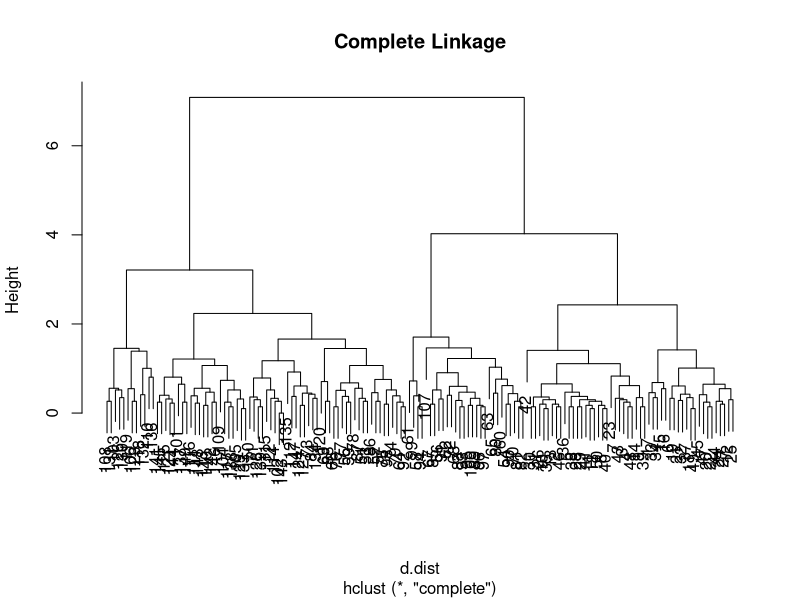
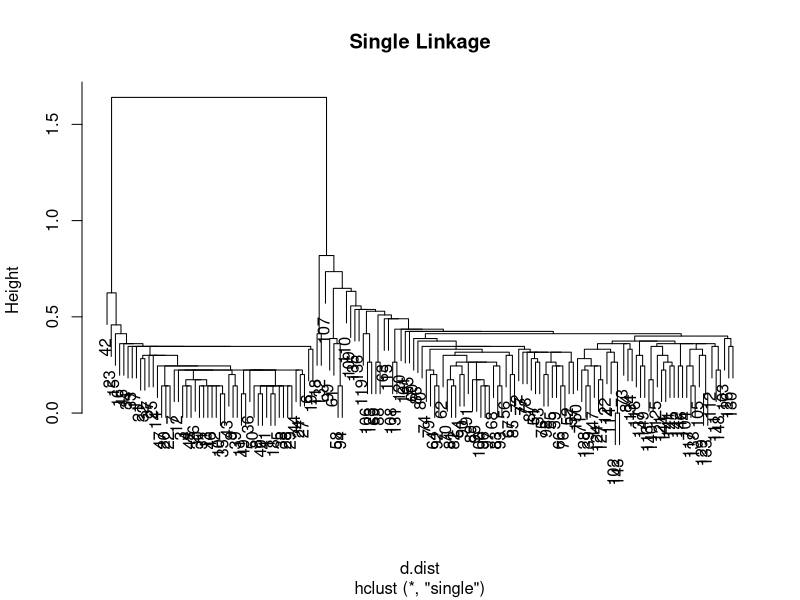
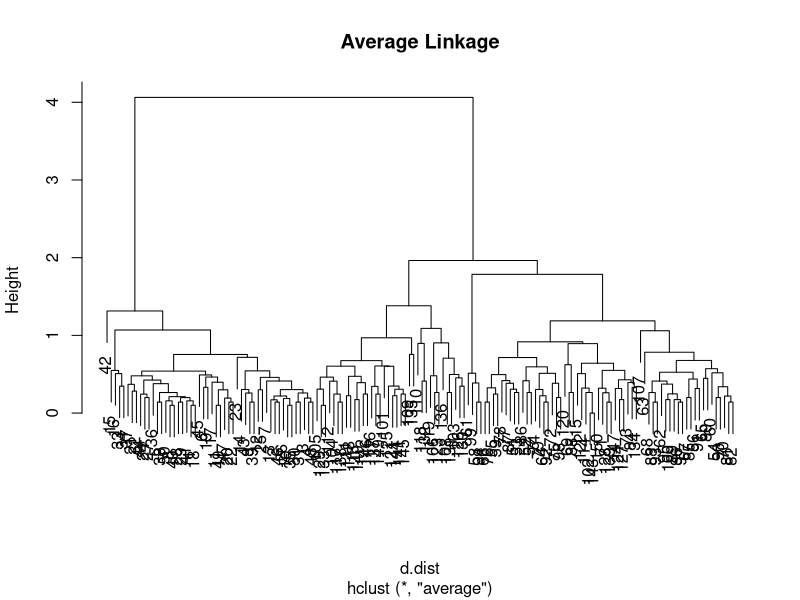

Generate these figures, in order, with R:
d<-iris
d<-d[-5]
d.dist=dist(d)
clus<-hclust(d.dist)
plot(clus,main="Complete Linkage")
clusters<-cutree(clus,3)
table(iris$Species,clusters)
clus1<-hclust(d.dist,method="single")
plot(clus1,main="Single Linkage")
clusters1<-cutree(clus1,3)
table(iris$Species,clusters1)
clus2<-hclust(d.dist,method="average")
plot(clus2,main="Average Linkage")
cluster3<-cutree(clus2,3)
table(iris$Species,cluster3)
